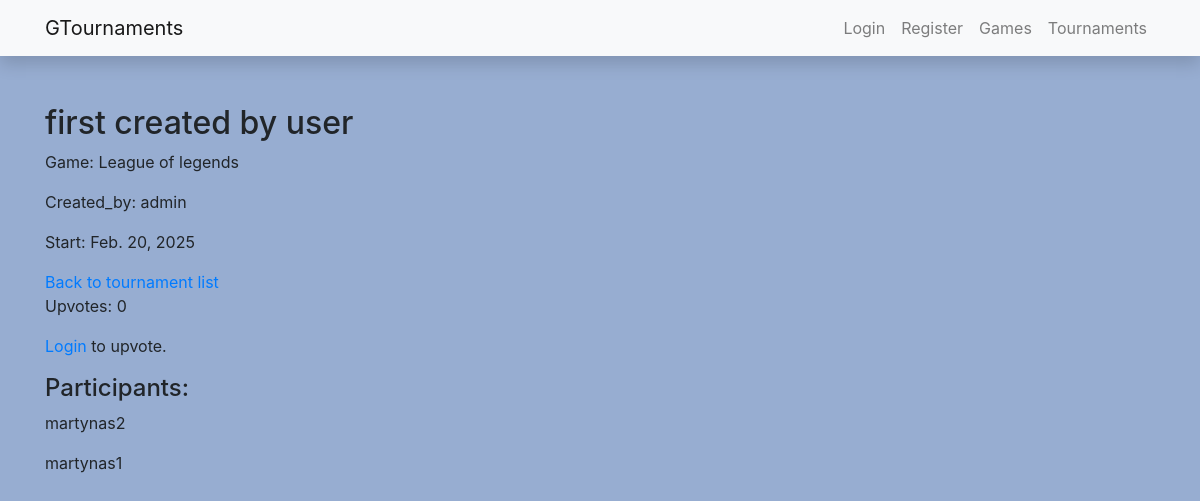
/tournaments/tournaments/2/, run on an earlier commit of the app's database.
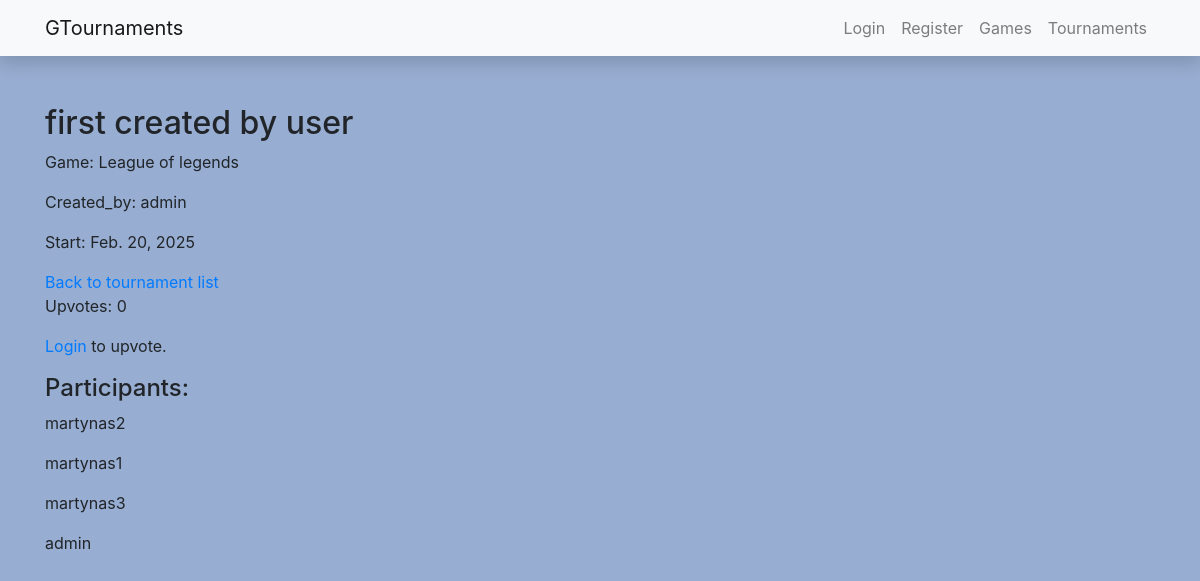
And on a later commit of the database.
### tournaments/models.py (models this page shows, shortened)
class TournamentParticipant(models.Model):
    profile = models.ForeignKey(Profile, on_delete=models.CASCADE)
    tournament = models.ForeignKey(Tournament, on_delete=models.CASCADE)
    class Meta:
        unique_together = ('profile', 'tournament')

class Profile(models.Model):
    profile_picture = models.ImageField(upload_to="profile_pics", default="pfp.png")
    user = models.OneToOneField(User, on_delete=models.CASCADE)
    creation_date = models.DateTimeField(auto_now_add=True, blank=True)
    def __str__(self):
        return self.user.username

### tournaments/views.py (the view, shortened to what this page needs)
# urls.py: path("tournaments/<int:pk>/", views.TournamentDetailView.as_view(), name="tournament-detail"),
class TournamentDetailView(generic.DetailView):
    model = Tournament
    template_name = "tournament_detail.html"
    def get_context_data(self, **kwargs):
        context = super().get_context_data(**kwargs)
        tournament = self.object  # Gauname turnyro objektą
        return context

### tournaments/models.py (called while the page is built)
    def total_upvotes(self):
        return self.upvotes.count()

### tournaments/templates/tournament_detail.html (shortened to what this page needs)
{% extends 'base.html' %}
{% block content %}
<h2>{{ tournament.name }}</h2>
<p>Game: {{ tournament.game.name }}</p>
<p>Created_by: {{ tournament.created_by }}</p>
<p>Start: {{ tournament.start_date }}</p>
<a href="{% url 'tournament-list' %}">Back to tournament list</a>
<p>Upvotes: {{ tournament.total_upvotes }}</p>
{% if user.is_authenticated %}
    <form action="{% url 'tournament-upvote' tournament.id %}" method="post">
        {% csrf_token %}
        <button type="submit" class="btn {% if user in tournament.upvotes.all %}btn-primary{% else %}btn-secondary{% endif %}">
            {% if user in tournament.upvotes.all %}&#8593;{% else %}&#8593;{% endif %}
        </button>
    </form>
{% else %}
    <p><a href="{% url 'login' %}">Login</a> to upvote.</p>
{% endif %}
<h4>Participants:</h4>
{% for tournament_participant in tournament.tournamentparticipant_set.all %}
    <p>{{ tournament_participant.profile }}</p>
{% endfor %}
{% endblock %}

What changed in the data, as far as the page shows it:
added TournamentParticipant: profile "martynas3"
added TournamentParticipant: profile "admin"
